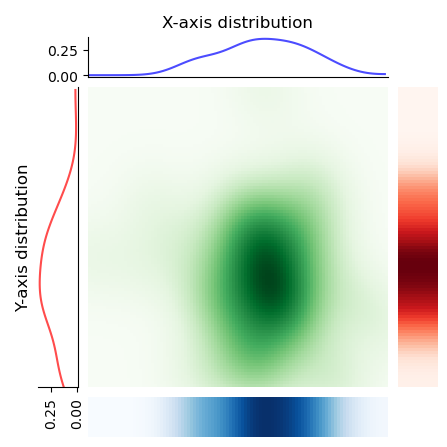

Write the Python code that produced this figure.
import numpy as np
import seaborn as sns
from matplotlib import pyplot as plt
from scipy.stats import gaussian_kde

import marsilea as ma


# Create datasets

np.random.seed(0)
rs = np.random.RandomState(50)
x, y = rs.normal(size=(2, 50))
xmin, ymin, xmax, ymax = x.min(), y.min(), x.max(), y.max()

# 用于生成 一维二维和更高维度的整形网格
# 二维:np.mgrid[起始值:结束值:步长, 起始值:结束值:步长]
X, Y = np.mgrid[xmin:xmax:100j, ymin:ymax:100j]
positions = np.vstack([X.ravel(), Y.ravel()])
values = np.vstack([x, y])

# 核密度评估
# gaussian_kde 使用高斯核表示 kernel-density 估计
main_kernel = gaussian_kde(values)

Z = np.reshape(main_kernel(positions), X.shape)

x_kernel = gaussian_kde(x)
zx = x_kernel(np.mgrid[xmin:xmax:100j])

y_kernel = gaussian_kde(x)
# 长度
zy = y_kernel(np.mgrid[ymin:ymax:100j])


# Create skeletons and add contents

wb = ma.WhiteBoard(width=3, height=3)
# Reserve empty canvas for drawing latter
# add_canvas 添加一个新的子图到画布上,并且命名 ax
# Add an axes to the main canvas
wb.add_canvas("top", size=0.4, pad=0.1, name="x1")
wb.add_canvas("bottom", size=0.4, pad=0.1, name="x2")
wb.add_canvas("left", size=0.4, pad=0.1, name="y1")
wb.add_canvas("right", size=0.4, pad=0.1, name="y2")
# Add title
wb.add_title(left="Y-axis distribution", top="X-axis distribution")
# Add padding
wb.add_pad("left", size=0.3)
wb.add_pad("right", size=0.3)
# Initiate the axes
wb.render()

# sns 绘制在同一个画布上
# 获取主画布
main_ax = wb.get_main_ax()
# 配置关闭坐标刻度
main_ax.set_axis_off()
# matplotlib.axes.Axes.pcolormesh
# Create a pseudocolor plot with a non-regular rectangular grid.
# 使用非规则矩形网格创建伪彩色图
main_ax.pcolormesh(Z, cmap="Greens")

x1_ax = wb.get_ax("x1")
# 折线图：lineplot()
sns.lineplot(x=np.arange(len(zy)), y=zy, ax=x1_ax, color="b", alpha=0.7)
# 限制x轴长度
x1_ax.set_xlim(0, len(zy))
# 刻度关闭
x1_ax.tick_params(bottom=False, labelbottom=False)
# 边框控制 sns.despine 
# 删除上侧和右侧边缘线
sns.despine(ax=x1_ax)

x2_ax = wb.get_ax("x2")
x2_ax.set_axis_off()
# 底部蓝色密度条带
x2_ax.pcolormesh(zy.reshape(1, -1), cmap="Blues")

y1_ax = wb.get_ax("y1")
# 折线图：lineplot()
sns.lineplot(y=np.arange(len(zx)), x=zx, ax=y1_ax, orient="y", color="r", alpha=0.7)
# 限制y轴长度
y1_ax.set_ylim(0, len(zx))
sns.despine(ax=y1_ax, left=True, right=False)
# 刻度关闭
y1_ax.tick_params(right=False, labelright=False)
# x 轴刻度标签设置角度
for tick in y1_ax.get_xticklabels():
    tick.set_rotation(90)
# x 轴翻转
y1_ax.invert_xaxis()

y2_ax = wb.get_ax("y2")
y2_ax.set_axis_off()
# 右侧红色密度条带
y2_ax.pcolormesh(zy.reshape(-1, 1), cmap="Reds")
# y 轴翻转
y2_ax.invert_yaxis()


plt.savefig("Bivariate_Distribution.png", bbox_inches="tight")
